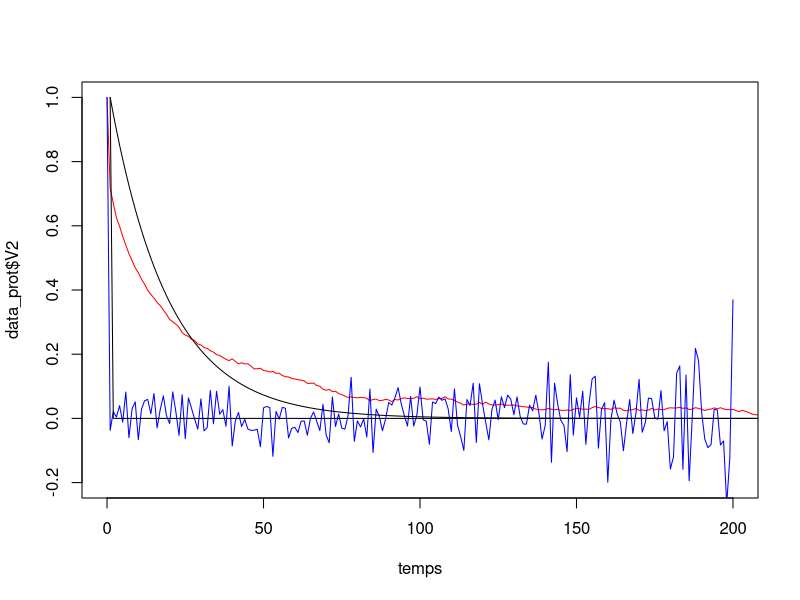

Here is the R script that generated this plot: (Note: this script raises an error after producing the figure.)
setwd("/Users/MAEL/Documents/M1_BI/Dynamique_moleculaire/projet/diffusion_rotationnelle")
data_prot = read.table("protein_result.txt")
data_h2o = read.table("h2o_result.txt")


plot(data_prot$V1, data_prot$V2, type = "l", col = "red",
     xlim = c(0,200), ylim = c(-0.2, 1.0),
     xlab = "temps")

lines(data_h2o$V2~data_h2o$V1, type = "l", col = "blue")
lines(exp(-data_prot$V1/18.70749066))
lines(exp(-data_prot$V1/0.0103079))
model = fit()
